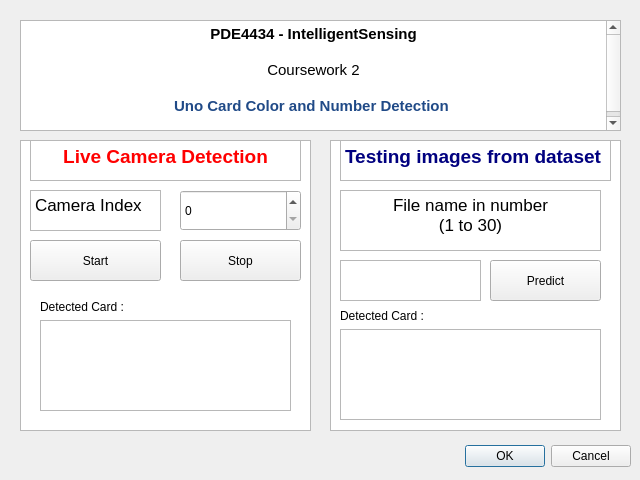
<?xml version="1.0" encoding="UTF-8"?>
<ui version="4.0">
 <class>Dialog</class>
 <widget class="QDialog" name="Dialog">
  <property name="geometry">
   <rect>
    <x>0</x>
    <y>0</y>
    <width>640</width>
    <height>480</height>
   </rect>
  </property>
  <property name="windowTitle">
   <string>Dialog</string>
  </property>
  <widget class="QDialogButtonBox" name="buttonBox">
   <property name="geometry">
    <rect>
     <x>10</x>
     <y>440</y>
     <width>621</width>
     <height>32</height>
    </rect>
   </property>
   <property name="orientation">
    <enum>Qt::Horizontal</enum>
   </property>
   <property name="standardButtons">
    <set>QDialogButtonBox::Cancel|QDialogButtonBox::Ok</set>
   </property>
  </widget>
  <widget class="QTextBrowser" name="textBrowser">
   <property name="geometry">
    <rect>
     <x>20</x>
     <y>20</y>
     <width>601</width>
     <height>111</height>
    </rect>
   </property>
   <property name="html">
    <string>&lt;!DOCTYPE HTML PUBLIC &quot;-//W3C//DTD HTML 4.0//EN&quot; &quot;http://www.w3.org/TR/REC-html40/strict.dtd&quot;&gt;
&lt;html&gt;&lt;head&gt;&lt;meta name=&quot;qrichtext&quot; content=&quot;1&quot; /&gt;&lt;meta charset=&quot;utf-8&quot; /&gt;&lt;style type=&quot;text/css&quot;&gt;
p, li { white-space: pre-wrap; }
hr { height: 1px; border-width: 0; }
li.unchecked::marker { content: &quot;\2610&quot;; }
li.checked::marker { content: &quot;\2612&quot;; }
&lt;/style&gt;&lt;/head&gt;&lt;body style=&quot; font-family:'Segoe UI'; font-size:12.75pt; font-weight:400; font-style:normal;&quot;&gt;
&lt;p align=&quot;center&quot; style=&quot; margin-top:0px; margin-bottom:0px; margin-left:0px; margin-right:0px; -qt-block-indent:0; text-indent:0px;&quot;&gt;&lt;span style=&quot; font-family:'Ubuntu'; font-size:11pt; font-weight:600;&quot;&gt;PDE4434 - IntelligentSensing&lt;/span&gt;&lt;/p&gt;
&lt;p align=&quot;center&quot; style=&quot;-qt-paragraph-type:empty; margin-top:0px; margin-bottom:0px; margin-left:0px; margin-right:0px; -qt-block-indent:0; text-indent:0px; font-family:'Ubuntu'; font-size:11pt; font-weight:600;&quot;&gt;&lt;br /&gt;&lt;/p&gt;
&lt;p align=&quot;center&quot; style=&quot; margin-top:0px; margin-bottom:0px; margin-left:0px; margin-right:0px; -qt-block-indent:0; text-indent:0px;&quot;&gt;&lt;span style=&quot; font-family:'Ubuntu'; font-size:11pt;&quot;&gt;Coursework 2&lt;/span&gt;&lt;/p&gt;
&lt;p align=&quot;center&quot; style=&quot;-qt-paragraph-type:empty; margin-top:0px; margin-bottom:0px; margin-left:0px; margin-right:0px; -qt-block-indent:0; text-indent:0px; font-family:'Ubuntu'; font-size:11pt;&quot;&gt;&lt;br /&gt;&lt;/p&gt;
&lt;p align=&quot;center&quot; style=&quot; margin-top:0px; margin-bottom:0px; margin-left:0px; margin-right:0px; -qt-block-indent:0; text-indent:0px;&quot;&gt;&lt;span style=&quot; font-family:'Ubuntu'; font-size:11pt; font-weight:600; color:#204a87;&quot;&gt;Uno Card Color and Number Detection &lt;/span&gt;&lt;/p&gt;
&lt;p style=&quot;-qt-paragraph-type:empty; margin-top:0px; margin-bottom:0px; margin-left:0px; margin-right:0px; -qt-block-indent:0; text-indent:0px; font-family:'Ubuntu'; font-size:11pt;&quot;&gt;&lt;br /&gt;&lt;/p&gt;&lt;/body&gt;&lt;/html&gt;</string>
   </property>
  </widget>
  <widget class="QTextEdit" name="textEdit">
   <property name="geometry">
    <rect>
     <x>20</x>
     <y>140</y>
     <width>291</width>
     <height>291</height>
    </rect>
   </property>
   <property name="html">
    <string>&lt;!DOCTYPE HTML PUBLIC &quot;-//W3C//DTD HTML 4.0//EN&quot; &quot;http://www.w3.org/TR/REC-html40/strict.dtd&quot;&gt;
&lt;html&gt;&lt;head&gt;&lt;meta name=&quot;qrichtext&quot; content=&quot;1&quot; /&gt;&lt;meta charset=&quot;utf-8&quot; /&gt;&lt;style type=&quot;text/css&quot;&gt;
p, li { white-space: pre-wrap; }
hr { height: 1px; border-width: 0; }
li.unchecked::marker { content: &quot;\2610&quot;; }
li.checked::marker { content: &quot;\2612&quot;; }
&lt;/style&gt;&lt;/head&gt;&lt;body style=&quot; font-family:'Segoe UI'; font-size:12.75pt; font-weight:400; font-style:normal;&quot;&gt;
&lt;p align=&quot;center&quot; style=&quot;-qt-paragraph-type:empty; margin-top:0px; margin-bottom:0px; margin-left:0px; margin-right:0px; -qt-block-indent:0; text-indent:0px;&quot;&gt;&lt;br /&gt;&lt;/p&gt;&lt;/body&gt;&lt;/html&gt;</string>
   </property>
  </widget>
  <widget class="QSpinBox" name="camera_number">
   <property name="geometry">
    <rect>
     <x>180</x>
     <y>190</y>
     <width>121</width>
     <height>41</height>
    </rect>
   </property>
   <property name="maximum">
    <number>2</number>
   </property>
  </widget>
  <widget class="QTextBrowser" name="textBrowser_2">
   <property name="geometry">
    <rect>
     <x>30</x>
     <y>190</y>
     <width>131</width>
     <height>41</height>
    </rect>
   </property>
   <property name="html">
    <string>&lt;!DOCTYPE HTML PUBLIC &quot;-//W3C//DTD HTML 4.0//EN&quot; &quot;http://www.w3.org/TR/REC-html40/strict.dtd&quot;&gt;
&lt;html&gt;&lt;head&gt;&lt;meta name=&quot;qrichtext&quot; content=&quot;1&quot; /&gt;&lt;meta charset=&quot;utf-8&quot; /&gt;&lt;style type=&quot;text/css&quot;&gt;
p, li { white-space: pre-wrap; }
hr { height: 1px; border-width: 0; }
li.unchecked::marker { content: &quot;\2610&quot;; }
li.checked::marker { content: &quot;\2612&quot;; }
&lt;/style&gt;&lt;/head&gt;&lt;body style=&quot; font-family:'Segoe UI'; font-size:12.75pt; font-weight:400; font-style:normal;&quot;&gt;
&lt;p style=&quot; margin-top:0px; margin-bottom:0px; margin-left:0px; margin-right:0px; -qt-block-indent:0; text-indent:0px;&quot;&gt;Camera Index&lt;/p&gt;&lt;/body&gt;&lt;/html&gt;</string>
   </property>
  </widget>
  <widget class="QPushButton" name="Live_start">
   <property name="geometry">
    <rect>
     <x>30</x>
     <y>240</y>
     <width>131</width>
     <height>41</height>
    </rect>
   </property>
   <property name="text">
    <string>Start</string>
   </property>
  </widget>
  <widget class="QPushButton" name="Live_stop">
   <property name="geometry">
    <rect>
     <x>180</x>
     <y>240</y>
     <width>121</width>
     <height>41</height>
    </rect>
   </property>
   <property name="text">
    <string>Stop</string>
   </property>
  </widget>
  <widget class="QTextEdit" name="textEdit_2">
   <property name="geometry">
    <rect>
     <x>330</x>
     <y>140</y>
     <width>291</width>
     <height>291</height>
    </rect>
   </property>
   <property name="html">
    <string>&lt;!DOCTYPE HTML PUBLIC &quot;-//W3C//DTD HTML 4.0//EN&quot; &quot;http://www.w3.org/TR/REC-html40/strict.dtd&quot;&gt;
&lt;html&gt;&lt;head&gt;&lt;meta name=&quot;qrichtext&quot; content=&quot;1&quot; /&gt;&lt;meta charset=&quot;utf-8&quot; /&gt;&lt;style type=&quot;text/css&quot;&gt;
p, li { white-space: pre-wrap; }
hr { height: 1px; border-width: 0; }
li.unchecked::marker { content: &quot;\2610&quot;; }
li.checked::marker { content: &quot;\2612&quot;; }
&lt;/style&gt;&lt;/head&gt;&lt;body style=&quot; font-family:'Segoe UI'; font-size:12.75pt; font-weight:400; font-style:normal;&quot;&gt;
&lt;p align=&quot;center&quot; style=&quot;-qt-paragraph-type:empty; margin-top:0px; margin-bottom:0px; margin-left:0px; margin-right:0px; -qt-block-indent:0; text-indent:0px;&quot;&gt;&lt;br /&gt;&lt;/p&gt;&lt;/body&gt;&lt;/html&gt;</string>
   </property>
  </widget>
  <widget class="QPushButton" name="Imagepredict">
   <property name="geometry">
    <rect>
     <x>490</x>
     <y>260</y>
     <width>111</width>
     <height>41</height>
    </rect>
   </property>
   <property name="text">
    <string>Predict</string>
   </property>
  </widget>
  <widget class="QTextBrowser" name="textBrowser_3">
   <property name="geometry">
    <rect>
     <x>340</x>
     <y>190</y>
     <width>261</width>
     <height>61</height>
    </rect>
   </property>
   <property name="html">
    <string>&lt;!DOCTYPE HTML PUBLIC &quot;-//W3C//DTD HTML 4.0//EN&quot; &quot;http://www.w3.org/TR/REC-html40/strict.dtd&quot;&gt;
&lt;html&gt;&lt;head&gt;&lt;meta name=&quot;qrichtext&quot; content=&quot;1&quot; /&gt;&lt;meta charset=&quot;utf-8&quot; /&gt;&lt;style type=&quot;text/css&quot;&gt;
p, li { white-space: pre-wrap; }
hr { height: 1px; border-width: 0; }
li.unchecked::marker { content: &quot;\2610&quot;; }
li.checked::marker { content: &quot;\2612&quot;; }
&lt;/style&gt;&lt;/head&gt;&lt;body style=&quot; font-family:'Segoe UI'; font-size:12.75pt; font-weight:400; font-style:normal;&quot;&gt;
&lt;p align=&quot;center&quot; style=&quot; margin-top:0px; margin-bottom:0px; margin-left:0px; margin-right:0px; -qt-block-indent:0; text-indent:0px;&quot;&gt;File name in number&lt;/p&gt;
&lt;p align=&quot;center&quot; style=&quot; margin-top:0px; margin-bottom:0px; margin-left:0px; margin-right:0px; -qt-block-indent:0; text-indent:0px;&quot;&gt;(1 to 30)&lt;/p&gt;&lt;/body&gt;&lt;/html&gt;</string>
   </property>
  </widget>
  <widget class="QTextEdit" name="FileNumberinput">
   <property name="geometry">
    <rect>
     <x>340</x>
     <y>260</y>
     <width>141</width>
     <height>41</height>
    </rect>
   </property>
   <property name="font">
    <font>
     <family>URW Bookman</family>
     <pointsize>11</pointsize>
     <bold>true</bold>
    </font>
   </property>
   <property name="html">
    <string>&lt;!DOCTYPE HTML PUBLIC &quot;-//W3C//DTD HTML 4.0//EN&quot; &quot;http://www.w3.org/TR/REC-html40/strict.dtd&quot;&gt;
&lt;html&gt;&lt;head&gt;&lt;meta name=&quot;qrichtext&quot; content=&quot;1&quot; /&gt;&lt;meta charset=&quot;utf-8&quot; /&gt;&lt;style type=&quot;text/css&quot;&gt;
p, li { white-space: pre-wrap; }
hr { height: 1px; border-width: 0; }
li.unchecked::marker { content: &quot;\2610&quot;; }
li.checked::marker { content: &quot;\2612&quot;; }
&lt;/style&gt;&lt;/head&gt;&lt;body style=&quot; font-family:'URW Bookman'; font-size:11pt; font-weight:700; font-style:normal;&quot;&gt;
&lt;p align=&quot;center&quot; style=&quot;-qt-paragraph-type:empty; margin-top:0px; margin-bottom:0px; margin-left:0px; margin-right:0px; -qt-block-indent:0; text-indent:0px; font-family:'Ubuntu'; font-weight:400;&quot;&gt;&lt;br /&gt;&lt;/p&gt;&lt;/body&gt;&lt;/html&gt;</string>
   </property>
  </widget>
  <widget class="QTextBrowser" name="Live_predictionoutput">
   <property name="geometry">
    <rect>
     <x>40</x>
     <y>320</y>
     <width>251</width>
     <height>91</height>
    </rect>
   </property>
  </widget>
  <widget class="QLabel" name="label">
   <property name="geometry">
    <rect>
     <x>40</x>
     <y>291</y>
     <width>251</width>
     <height>31</height>
    </rect>
   </property>
   <property name="text">
    <string>Detected Card :</string>
   </property>
  </widget>
  <widget class="QTextBrowser" name="Imagepredictionoutput">
   <property name="geometry">
    <rect>
     <x>340</x>
     <y>329</y>
     <width>261</width>
     <height>91</height>
    </rect>
   </property>
  </widget>
  <widget class="QLabel" name="Label1">
   <property name="geometry">
    <rect>
     <x>340</x>
     <y>300</y>
     <width>261</width>
     <height>31</height>
    </rect>
   </property>
   <property name="text">
    <string>Detected Card :</string>
   </property>
  </widget>
  <widget class="QTextBrowser" name="textBrowser_4">
   <property name="geometry">
    <rect>
     <x>30</x>
     <y>140</y>
     <width>271</width>
     <height>41</height>
    </rect>
   </property>
   <property name="html">
    <string>&lt;!DOCTYPE HTML PUBLIC &quot;-//W3C//DTD HTML 4.0//EN&quot; &quot;http://www.w3.org/TR/REC-html40/strict.dtd&quot;&gt;
&lt;html&gt;&lt;head&gt;&lt;meta name=&quot;qrichtext&quot; content=&quot;1&quot; /&gt;&lt;meta charset=&quot;utf-8&quot; /&gt;&lt;style type=&quot;text/css&quot;&gt;
p, li { white-space: pre-wrap; }
hr { height: 1px; border-width: 0; }
li.unchecked::marker { content: &quot;\2610&quot;; }
li.checked::marker { content: &quot;\2612&quot;; }
&lt;/style&gt;&lt;/head&gt;&lt;body style=&quot; font-family:'Segoe UI'; font-size:12.75pt; font-weight:400; font-style:normal;&quot;&gt;
&lt;p align=&quot;center&quot; style=&quot; margin-top:0px; margin-bottom:0px; margin-left:0px; margin-right:0px; -qt-block-indent:0; text-indent:0px;&quot;&gt;&lt;span style=&quot; font-size:14pt; font-weight:700; color:#ff0000;&quot;&gt;Live Camera Detection&lt;/span&gt;&lt;/p&gt;&lt;/body&gt;&lt;/html&gt;</string>
   </property>
  </widget>
  <widget class="QTextBrowser" name="textBrowser_5">
   <property name="geometry">
    <rect>
     <x>340</x>
     <y>140</y>
     <width>271</width>
     <height>41</height>
    </rect>
   </property>
   <property name="html">
    <string>&lt;!DOCTYPE HTML PUBLIC &quot;-//W3C//DTD HTML 4.0//EN&quot; &quot;http://www.w3.org/TR/REC-html40/strict.dtd&quot;&gt;
&lt;html&gt;&lt;head&gt;&lt;meta name=&quot;qrichtext&quot; content=&quot;1&quot; /&gt;&lt;meta charset=&quot;utf-8&quot; /&gt;&lt;style type=&quot;text/css&quot;&gt;
p, li { white-space: pre-wrap; }
hr { height: 1px; border-width: 0; }
li.unchecked::marker { content: &quot;\2610&quot;; }
li.checked::marker { content: &quot;\2612&quot;; }
&lt;/style&gt;&lt;/head&gt;&lt;body style=&quot; font-family:'Segoe UI'; font-size:12.75pt; font-weight:400; font-style:normal;&quot;&gt;
&lt;p style=&quot; margin-top:0px; margin-bottom:0px; margin-left:0px; margin-right:0px; -qt-block-indent:0; text-indent:0px;&quot;&gt;&lt;span style=&quot; font-size:14pt; font-weight:700; color:#00007f;&quot;&gt;Testing images from dataset&lt;/span&gt;&lt;/p&gt;&lt;/body&gt;&lt;/html&gt;</string>
   </property>
  </widget>
  <zorder>textEdit_2</zorder>
  <zorder>buttonBox</zorder>
  <zorder>textBrowser</zorder>
  <zorder>textEdit</zorder>
  <zorder>camera_number</zorder>
  <zorder>textBrowser_2</zorder>
  <zorder>Live_start</zorder>
  <zorder>Live_stop</zorder>
  <zorder>Imagepredict</zorder>
  <zorder>textBrowser_3</zorder>
  <zorder>FileNumberinput</zorder>
  <zorder>Live_predictionoutput</zorder>
  <zorder>label</zorder>
  <zorder>Imagepredictionoutput</zorder>
  <zorder>Label1</zorder>
  <zorder>textBrowser_4</zorder>
  <zorder>textBrowser_5</zorder>
 </widget>
 <resources/>
 <connections>
  <connection>
   <sender>buttonBox</sender>
   <signal>accepted()</signal>
   <receiver>Dialog</receiver>
   <slot>accept()</slot>
   <hints>
    <hint type="sourcelabel">
     <x>248</x>
     <y>254</y>
    </hint>
    <hint type="destinationlabel">
     <x>157</x>
     <y>274</y>
    </hint>
   </hints>
  </connection>
  <connection>
   <sender>buttonBox</sender>
   <signal>rejected()</signal>
   <receiver>Dialog</receiver>
   <slot>reject()</slot>
   <hints>
    <hint type="sourcelabel">
     <x>316</x>
     <y>260</y>
    </hint>
    <hint type="destinationlabel">
     <x>286</x>
     <y>274</y>
    </hint>
   </hints>
  </connection>
 </connections>
</ui>
